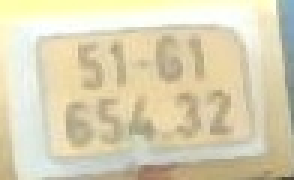
#> input picture image.png, 98 x 60 px (shown 3 times larger)
$ python -i utils_rotate.py   (imports and definitions only)
#> lines starting #> are read from the running program, lines starting #| are printed output that depends on the picture; after the words box and inside, x2 and y2 are one past the last pixel; in counts of white or black regions, pixels touching at a corner belong together
import numpy as np
import math
import cv2

# ========== ENHANCED CONTRAST ADJUSTMENT ==========
def changeContrast(img, clip_limit=3.0, tile_size=(8, 8)):
    """
    Enhanced contrast adjustment using CLAHE

    Args:
        img: input image
        clip_limit: contrast limiting threshold
        tile_size: size of grid for histogram equalization
    """
    if img is None or img.size == 0:
        return img

    lab = cv2.cvtColor(img, cv2.COLOR_BGR2LAB)
    l_channel, a, b = cv2.split(lab)

    # Apply CLAHE to L-channel
    clahe = cv2.createCLAHE(clipLimit=clip_limit, tileGridSize=tile_size)
    cl = clahe.apply(l_channel)

    # Merge back
    limg = cv2.merge((cl, a, b))
    enhanced_img = cv2.cvtColor(limg, cv2.COLOR_LAB2BGR)

    return enhanced_img


# ========== IMPROVED ROTATION ==========
def rotate_image(image, angle):
    """
    Rotate image by given angle with better border handling

    Args:
        image: input image
        angle: rotation angle in degrees
    """
    if image is None or image.size == 0:
        return image

    h, w = image.shape[:2]
    image_center = (w / 2, h / 2)

    # Get rotation matrix
    rot_mat = cv2.getRotationMatrix2D(image_center, angle, 1.0)

    # Calculate new image dimensions to avoid cropping
    abs_cos = abs(rot_mat[0, 0])
    abs_sin = abs(rot_mat[0, 1])

    new_w = int(h * abs_sin + w * abs_cos)
    new_h = int(h * abs_cos + w * abs_sin)

    # Adjust rotation matrix for new dimensions
    rot_mat[0, 2] += (new_w / 2) - image_center[0]
    rot_mat[1, 2] += (new_h / 2) - image_center[1]

    # Perform rotation with white background
    result = cv2.warpAffine(
        image,
        rot_mat,
        (new_w, new_h),
        flags=cv2.INTER_LINEAR,
        borderMode=cv2.BORDER_CONSTANT,
        borderValue=(255, 255, 255)  # White background
    )

    return result


# ========== ADVANCED SKEW DETECTION ==========
def compute_skew(src_img, center_thres, use_probabilistic=True):
    """
    Compute skew angle of image using Hough Line Transform

    Args:
        src_img: source image
        center_thres: threshold for center filtering
        use_probabilistic: use Probabilistic Hough Transform (more robust)

    Returns:
        skew angle in degrees
    """
    if src_img is None or src_img.size == 0:
        return 0.0

    # Get image dimensions
    if len(src_img.shape) == 3:
        h, w, _ = src_img.shape
    elif len(src_img.shape) == 2:
        h, w = src_img.shape
    else:
        print('Unsupported image type')
        return 0.0

    # Preprocessing for better edge detection
    img = cv2.medianBlur(src_img, 3)

    # Adaptive Canny edge detection
    v = np.median(img)
    sigma = 0.33
    lower = int(max(0, (1.0 - sigma) * v))
    upper = int(min(255, (1.0 + sigma) * v))

    edges = cv2.Canny(
        img,
        threshold1=lower,
        threshold2=upper,
        apertureSize=3,
        L2gradient=True
    )

    # Detect lines using Probabilistic Hough Transform
    if use_probabilistic:
        lines = cv2.HoughLinesP(
            edges,
            rho=1,
            theta=np.pi / 180,
            threshold=int(w * 0.3),  # Dynamic threshold based on width
            minLineLength=w / 2.5,    # Relaxed minimum line length
            maxLineGap=h / 2.0        # Relaxed max gap
        )
    else:
        # Standard Hough Transform (fallback)
        lines = cv2.HoughLines(edges, 1, np.pi / 180, int(w * 0.4))

    if lines is None or len(lines) == 0:
        return 0.0

    # Filter lines by position (focus on horizontal lines)
    valid_lines = []

    for line in lines:
        if use_probabilistic:
            x1, y1, x2, y2 = line[0]
            center_y = (y1 + y2) / 2

            # Filter by center threshold
            if center_thres == 1 and center_y < h * 0.15:
                continue

            # Calculate angle
            angle = np.arctan2(y2 - y1, x2 - x1)

            # Only consider nearly horizontal lines (within ±30 degrees)
            if abs(angle) <= np.pi / 6:  # 30 degrees in radians
                valid_lines.append(angle)
        else:
            rho, theta = line[0]
            angle = theta - np.pi / 2
            if abs(angle) <= np.pi / 6:
                valid_lines.append(angle)

    if len(valid_lines) == 0:
        return 0.0

    # Use median angle for robustness (less sensitive to outliers)
    median_angle = np.median(valid_lines)

    # Convert to degrees
    angle_deg = median_angle * 180 / np.pi

    # Clamp angle to reasonable range
    angle_deg = np.clip(angle_deg, -15, 15)

    return angle_deg


# ========== MULTI-ANGLE DESKEW ==========
# [59 lines left out: functions deskew, auto_rotate_if_needed, not called in this run]


def deskew_aggressive(src_img):
    """
    Aggressive deskew that tries multiple methods and picks the best

    Returns: best deskewed image
    """
    if src_img is None or src_img.size == 0:
        return src_img

    candidates = []

    # Method 1: Standard deskew
    angle1 = compute_skew(src_img, center_thres=0)
    result1 = rotate_image(src_img, angle1)
    candidates.append((result1, abs(angle1)))

    # Method 2: With contrast
    enhanced = changeContrast(src_img)
    angle2 = compute_skew(enhanced, center_thres=1)
    result2 = rotate_image(src_img, angle2)
    candidates.append((result2, abs(angle2)))

    # Method 3: Try negative angle
    angle3 = -angle1
    result3 = rotate_image(src_img, angle3)
    candidates.append((result3, abs(angle3)))

    # Pick the one with smallest rotation (most likely correct)
    best = min(candidates, key=lambda x: x[1])

    return best[0]


# ========== PERSPECTIVE CORRECTION (BONUS) ==========
# [71 lines left out: functions correct_perspective, order_points, not called in this run]

>>> import cv2
>>> picture = cv2.imread('../image.png')
#> picture is the input picture: shape (60, 98, 3); mean B, G, R 179.2, 210, 218.6
>>> result = deskew_aggressive(picture)
#> in compute_skew, `v = np.median(img)`: v = 207
#> in compute_skew, `lower = int(max(0, (1.0 - sigma) * v))`: lower = 138
#> in compute_skew, `upper = int(min(255, (1.0 + sigma) * v))`: upper = 255
#> in compute_skew, `edges = cv2.Canny( img, threshold1=lower, threshold2=upper, apertureSi..`:
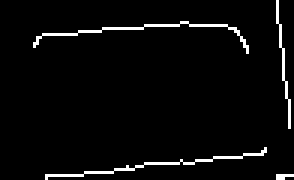
#> edges: shape (60, 98) (shown 3 times larger); 3.6% white in thin lines or dots, all inside (x1, y1, x2, y2) = (11, 0, 98, 60)
#> in compute_skew, `lines = cv2.HoughLinesP( edges, rho=1, theta=np.pi / 180, threshold=in..`: lines = [[15, 59, 87, 51], [14, 11, 92, 5], [92, 2, 96, 42]]
#> the loop in compute_skew, `for line in lines:` made 3 passes
#> (x1, y1, x2, y2, center_y, angle) on passes 1 to 3: (15, 59, 87, 51, 55, -0.111), (14, 11, 92, 5, 8, -0.0768), (92, 2, 96, 42, 22, 1.47)
#> after the loop in compute_skew, `for line in lines:`: valid_lines = [-0.111, -0.0768]
#> in compute_skew, `median_angle = np.median(valid_lines)`: median_angle = -0.0937
#> in compute_skew, `angle_deg = median_angle * 180 / np.pi`: angle_deg = -5.37
#> in rotate_image, `rot_mat = cv2.getRotationMatrix2D(image_center, angle, 1.0)`: rot_mat = [[0.996, -0.0936, 3.02], [0.0936, 0.996, -4.45]]
#> in rotate_image, `abs_cos = abs(rot_mat[0, 0])`: abs_cos = 0.996
#> in rotate_image, `abs_sin = abs(rot_mat[0, 1])`: abs_sin = 0.0936
#> in rotate_image, `new_w = int(h * abs_sin + w * abs_cos)`: new_w = 103
#> in rotate_image, `new_h = int(h * abs_cos + w * abs_sin)`: new_h = 68
#> in changeContrast, `lab = cv2.cvtColor(img, cv2.COLOR_BGR2LAB)`: lab: shape (60, 98, 3); mean of channels 0, 1, 2 214.5, 126.1, 144.5
#> in changeContrast, `l_channel, a, b = cv2.split(lab)`:
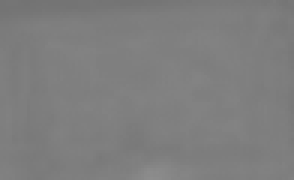
#> a: shape (60, 98) (shown 3 times larger); min 115, max 141, mean 126.1
#> in changeContrast, `l_channel, a, b = cv2.split(lab)`:
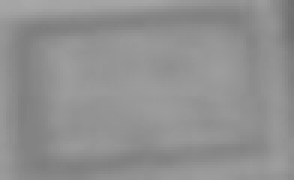
#> b: shape (60, 98) (shown 3 times larger); min 111, max 168, mean 144.5
#> in changeContrast, `cl = clahe.apply(l_channel)`:
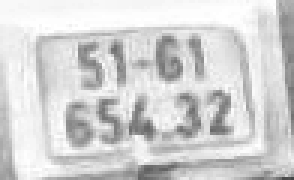
#> cl: shape (60, 98) (shown 3 times larger); min 70, max 255, mean 211.1
#> in changeContrast, `limg = cv2.merge((cl, a, b))`: limg: shape (60, 98, 3); mean of channels 0, 1, 2 211.1, 126.1, 144.5
#> call 2 of compute_skew, with center_thres = 1, use_probabilistic = True
#> in compute_skew (call 2), `edges = cv2.Canny( img, threshold1=lower, threshold2=upper, apertureSi..`:
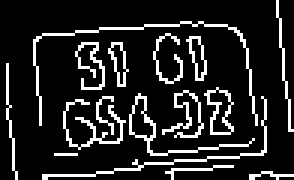
#> edges: shape (60, 98) (shown 3 times larger); 14.1% white in thin lines or dots
#> in compute_skew (call 2), `lines = cv2.HoughLinesP( edges, rho=1, theta=np.pi / 180, threshold=in..`: lines = [[14, 11, 93, 6], [92, 2, 97, 43], [5, 59, 87, 51], [4, 50, 88, 42], [23, 58, 77, 55]]
#> the loop in compute_skew (call 2), `for line in lines:` made 5 passes
#> (x1, y1, x2, y2, center_y, angle) on passes 2 to 5: (92, 2, 97, 43, 22.5, 1.45), (5, 59, 87, 51, 55, -0.0973), (4, 50, 88, 42, 46, -0.095), (23, 58, 77, 55, 56.5, -0.0555)
#> (x1, y1, x2, y2, center_y) on pass 1: (14, 11, 93, 6, 8.5)
#> after the loop in compute_skew (call 2), `for line in lines:`: valid_lines = [-0.0973, -0.095, -0.0555]
#> in compute_skew (call 2), `median_angle = np.median(valid_lines)`: median_angle = -0.095
#> in compute_skew (call 2), `angle_deg = median_angle * 180 / np.pi`: angle_deg = -5.44
#> call 2 of rotate_image, with angle = -5.44
#> in rotate_image (call 2), `rot_mat = cv2.getRotationMatrix2D(image_center, angle, 1.0)`: rot_mat = [[0.995, -0.0948, 3.06], [0.0948, 0.995, -4.51]]
#> in rotate_image (call 2), `abs_cos = abs(rot_mat[0, 0])`: abs_cos = 0.995
#> in rotate_image (call 2), `abs_sin = abs(rot_mat[0, 1])`: abs_sin = 0.0948
#> in rotate_image (call 2), `new_h = int(h * abs_cos + w * abs_sin)`: new_h = 69
#> in rotate_image (call 2), `result = cv2.warpAffine( image, rot_mat, (new_w, new_h), flags=cv2.INT..`:
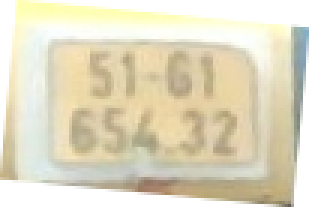
#> result: shape (69, 103, 3) (shown 3 times larger); mean B, G, R 192.3, 217.8, 224.9
#> in deskew_aggressive, `angle3 = -angle1`: angle3 = 5.37
#> call 3 of rotate_image, with angle = 5.37
#> in rotate_image (call 3), `rot_mat = cv2.getRotationMatrix2D(image_center, angle, 1.0)`: rot_mat = [[0.996, 0.0936, -2.59], [-0.0936, 0.996, 4.72]]
#> in rotate_image (call 3), `abs_cos = abs(rot_mat[0, 0])`: abs_cos = 0.996
#> in rotate_image (call 3), `abs_sin = abs(rot_mat[0, 1])`: abs_sin = 0.0936
#> in rotate_image (call 3), `new_h = int(h * abs_cos + w * abs_sin)`: new_h = 68
#> in rotate_image (call 3), `result = cv2.warpAffine( image, rot_mat, (new_w, new_h), flags=cv2.INT..`:
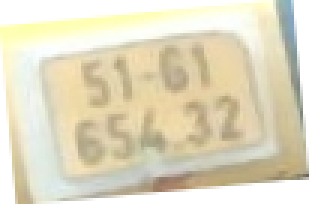
#> result: shape (68, 103, 3) (shown 3 times larger); mean B, G, R 191.4, 217.3, 224.4
